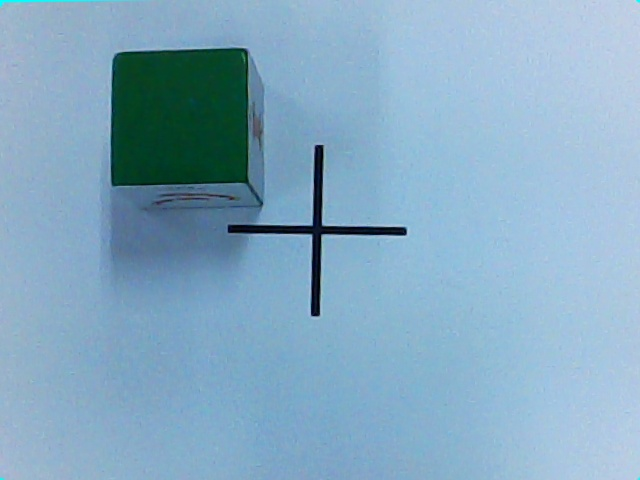
#> input picture utils/captured_image.jpg, 640 x 480 px
$ python -i jetcobot_config.py   (imports and definitions only)
#> lines starting #> are read from the running program, lines starting #| are printed output that depends on the picture; after the words box and inside, x2 and y2 are one past the last pixel; in counts of white or black regions, pixels touching at a corner belong together
#> further down, picture is the input picture: shape (480, 640, 3); mean B, G, R 193.9, 169.8, 133
# !/usr/bin/env python
# coding: utf-8
import cv2 as cv
import numpy as np
import logging
import jetcobot_utils.logger_config as logger_config


class Arm_Calibration:
    def __init__(self):
        self.image = None
        self.threshold_num = 130

        logger_config.setup_logger()
#> (this line was passed over: jetcobot_utils is not available in this run)

    def calibration_map(self, image, threshold_num=140):
        '''
        Place block area detection function
        :param image:            input image
        :return:,  Contour area edge points, processed image
        '''
#> called with threshold_num = 140
        try:
            self.image = image
            self.threshold_num = threshold_num
            # Create edge container
            dp = []
            h, w = self.image.shape[:2]
#> h = 480; w = 640
            # Get the set of contour points (coordinates)
            contours = self.Morphological_processing()
            # print("len(contours) = ",len(contours))
            # Traverse the point set
            for i, c in enumerate(contours):
                # Calculate the contour area.
                area = cv.contourArea(c)
                # Set the outline area range
                if h * w / 2 < area < h * w:
                    # Calculate the moment of a polygon
                    mm = cv.moments(c)
                    if mm['m00'] == 0:
                        continue
                    cx = mm['m10'] / mm['m00']
                    cy = mm['m01'] / mm['m00']
                    # draw outline area
                    cv.drawContours(self.image, contours, i, (255, 255, 0), 2)
                    # Get the edge points of the contour area
                    dp = np.squeeze(cv.approxPolyDP(c, 100, True))
                    # draw center
                    # print("np.int32(cx) = ",np.int32(cx))
                    # cv.circle(self.image, (np.int32(cx), np.int32(cy)), 5, (0, 0, 255), -1)
            return dp, self.image
        except Exception as e:
            self.logger.info('e = {}'.format(e))

    def Morphological_processing(self):
        '''
        Morphology and denoising, and obtain contour point set
        '''
        # Convert image to grayscale
        gray = cv.cvtColor(self.image, cv.COLOR_BGR2GRAY)
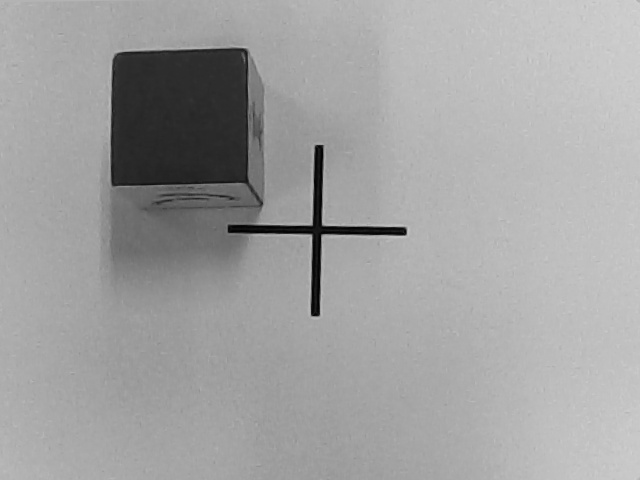
#> gray: shape (480, 640); min 0, max 210, mean 161.5
        # Blur image with Gaussian filter
        gray = cv.GaussianBlur(gray, (5, 5), 1)
        # Image Binarization Operation
        ref, threshold = cv.threshold(gray, self.threshold_num, 255, cv.THRESH_BINARY)
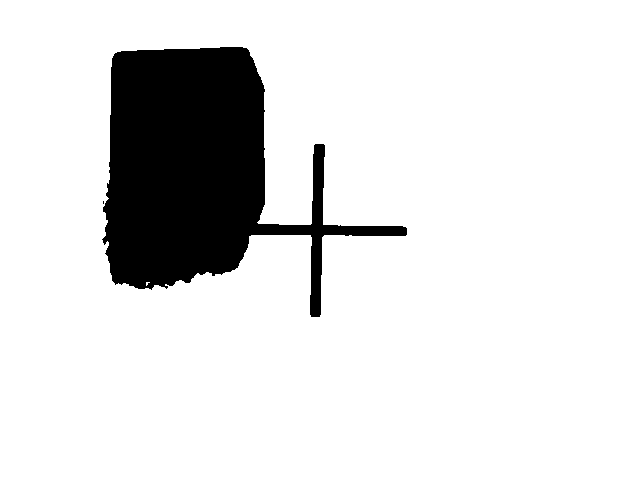
#> threshold: shape (480, 640); 87.7% white; 2 black regions (1 under 20 px), largest, box (x1, y1, x2, y2) and area: (102, 47, 407, 317) 37789
#> ref = 140
        # Get structuring elements of different shapes
        kernel = np.ones((3, 3), np.uint8)
        # Morphological opening operation
        blur = cv.morphologyEx(threshold, cv.MORPH_OPEN, kernel, iterations=4)
#> blur: shape (480, 640); 87.6% white; 1 black region
        # Extract mode
        mode = cv.RETR_EXTERNAL
        # method of extraction
        method = cv.CHAIN_APPROX_NONE
        # Get the set of contour points (coordinates) python2 and python3 are slightly different here
        # Hierarchical relationship Parameter 1: input binary image, parameter 2: extraction mode, parameter 3: extraction method.
        find_contours = cv.findContours(blur, mode, method)
#> find_contours = 1 contour; box (x1, y1, x2, y2) and area: (0, 0, 640, 480) 306081
        if len(find_contours) == 3: contours = find_contours[1]
        else: contours = find_contours[0]
#> contours has the same summary as find_contours
        return contours

    # [30 lines left out: function Perspective_transform, not called in this run]


class update_hsv:
    def __init__(self):
        self.image = None
        self.binary = None

    # [193 lines left out: functions Image_Processing, draw_contours, draw_contours_and_get_color, get_contours, get_color, write_HSV and 5 more, not called in this run]

>>> import cv2
>>> picture = cv2.imread('captured_image.jpg')
>>> result = Arm_Calibration().calibration_map(picture)
#> in calibration_map, `contours = self.Morphological_processing()`: contours has the same summary as find_contours in Morphological_processing
#> the loop in calibration_map, `for i, c in enumerate(contours):` made 1 pass
#> (area, cx, cy, dp) on pass 1: (306081, 319.5, 239.5, [[0, 0], [0, 479], [639, 479], [639, 0]])
#> after the loop in calibration_map, `for i, c in enumerate(contours):`:
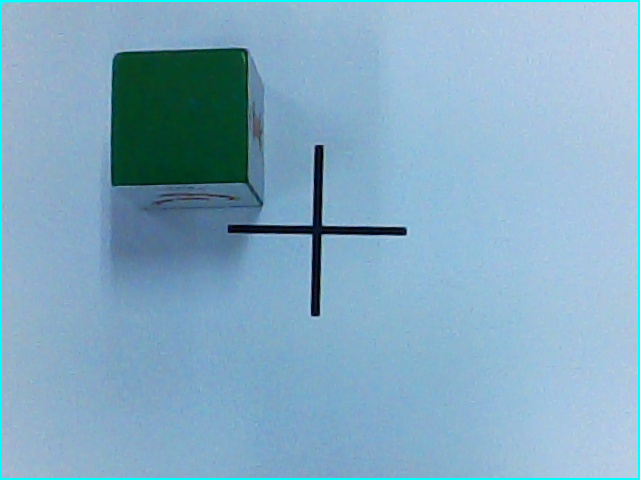
#> self.image: shape (480, 640, 3); 1.45% of pixels changed, all inside (x1, y1, x2, y2) = (0, 0, 640, 480)
